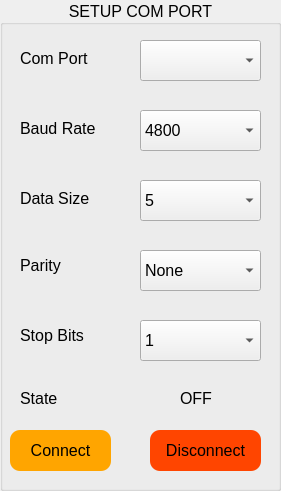
     <widget class="QGroupBox" name="groupBox_control_2">
      <property name="geometry">
       <rect>
        <x>0</x>
        <y>0</y>
        <width>281</width>
        <height>491</height>
       </rect>
      </property>
      <property name="font">
       <font>
        <pointsize>12</pointsize>
        <weight>50</weight>
        <bold>false</bold>
       </font>
      </property>
      <property name="title">
       <string>SETUP COM PORT</string>
      </property>
      <property name="alignment">
       <set>Qt::AlignCenter</set>
      </property>
      <widget class="QPushButton" name="pushButton_connect">
       <property name="geometry">
        <rect>
         <x>10</x>
         <y>430</y>
         <width>101</width>
         <height>41</height>
        </rect>
       </property>
       <property name="font">
        <font>
         <pointsize>12</pointsize>
         <weight>50</weight>
         <bold>false</bold>
        </font>
       </property>
       <property name="styleSheet">
        <string notr="true">QPushButton{
border-radius: 10px;
background-color: #ffa500;
}

QPushButton:pressed {
    padding-top: 5px;
    padding-left: 5px;
}
</string>
       </property>
       <property name="text">
        <string>Connect</string>
       </property>
       <property name="autoDefault">
        <bool>false</bool>
       </property>
       <property name="default">
        <bool>false</bool>
       </property>
       <property name="flat">
        <bool>false</bool>
       </property>
      </widget>
      <widget class="QPushButton" name="pushButton_disconnect">
       <property name="geometry">
        <rect>
         <x>150</x>
         <y>430</y>
         <width>111</width>
         <height>41</height>
        </rect>
       </property>
       <property name="font">
        <font>
         <pointsize>12</pointsize>
         <weight>50</weight>
         <bold>false</bold>
        </font>
       </property>
       <property name="styleSheet">
        <string notr="true">QPushButton{
border-radius: 10px;
background-color: #ff4500;
}

QPushButton:pressed {
    padding-top: 5px;
    padding-left: 5px;
}
</string>
       </property>
       <property name="text">
        <string>Disconnect</string>
       </property>
       <property name="flat">
        <bool>false</bool>
       </property>
      </widget>
      <widget class="QLabel" name="label_15">
       <property name="geometry">
        <rect>
         <x>20</x>
         <y>50</y>
         <width>101</width>
         <height>16</height>
        </rect>
       </property>
       <property name="font">
        <font>
         <pointsize>12</pointsize>
        </font>
       </property>
       <property name="text">
        <string>Com Port</string>
       </property>
      </widget>
      <widget class="QComboBox" name="comboBox_comPort">
       <property name="geometry">
        <rect>
         <x>140</x>
         <y>40</y>
         <width>121</width>
         <height>41</height>
        </rect>
       </property>
       <property name="font">
        <font>
         <pointsize>12</pointsize>
        </font>
       </property>
      </widget>
      <widget class="QLabel" name="label_16">
       <property name="geometry">
        <rect>
         <x>20</x>
         <y>120</y>
         <width>101</width>
         <height>16</height>
        </rect>
       </property>
       <property name="font">
        <font>
         <pointsize>12</pointsize>
        </font>
       </property>
       <property name="text">
        <string>Baud Rate</string>
       </property>
      </widget>
      <widget class="QComboBox" name="comboBox_baudRate">
       <property name="geometry">
        <rect>
         <x>140</x>
         <y>110</y>
         <width>121</width>
         <height>41</height>
        </rect>
       </property>
       <property name="font">
        <font>
         <pointsize>12</pointsize>
        </font>
       </property>
       <property name="styleSheet">
        <string notr="true"/>
       </property>
       <property name="editable">
        <bool>false</bool>
       </property>
       <item>
        <property name="text">
         <string>4800 </string>
        </property>
       </item>
       <item>
        <property name="text">
         <string>9600</string>
        </property>
       </item>
       <item>
        <property name="text">
         <string>14400 </string>
        </property>
       </item>
       <item>
        <property name="text">
         <string>19200</string>
        </property>
       </item>
       <item>
        <property name="text">
         <string>115200</string>
        </property>
       </item>
      </widget>
      <widget class="QLabel" name="label_17">
       <property name="geometry">
        <rect>
         <x>20</x>
         <y>390</y>
         <width>101</width>
         <height>16</height>
        </rect>
       </property>
       <property name="font">
        <font>
         <pointsize>12</pointsize>
        </font>
       </property>
       <property name="text">
        <string>State</string>
       </property>
      </widget>
      <widget class="QLabel" name="label_state">
       <property name="geometry">
        <rect>
         <x>180</x>
         <y>390</y>
         <width>51</width>
         <height>16</height>
        </rect>
       </property>
       <property name="font">
        <font>
         <pointsize>12</pointsize>
         <weight>50</weight>
         <bold>false</bold>
        </font>
       </property>
       <property name="text">
        <string>OFF</string>
       </property>
      </widget>
      <widget class="QComboBox" name="comboBox_dataBits">
       <property name="geometry">
        <rect>
         <x>140</x>
         <y>180</y>
         <width>121</width>
         <height>41</height>
        </rect>
       </property>
       <property name="font">
        <font>
         <pointsize>12</pointsize>
        </font>
       </property>
       <property name="editable">
        <bool>false</bool>
       </property>
       <item>
        <property name="text">
         <string>5</string>
        </property>
       </item>
       <item>
        <property name="text">
         <string>6</string>
        </property>
       </item>
       <item>
        <property name="text">
         <string>7</string>
        </property>
       </item>
       <item>
        <property name="text">
         <string>8</string>
        </property>
       </item>
      </widget>
      <widget class="QLabel" name="label_18">
       <property name="geometry">
        <rect>
         <x>20</x>
         <y>190</y>
         <width>101</width>
         <height>16</height>
        </rect>
       </property>
       <property name="font">
        <font>
         <pointsize>12</pointsize>
        </font>
       </property>
       <property name="text">
        <string>Data Size</string>
       </property>
      </widget>
      <widget class="QLabel" name="label_29">
       <property name="geometry">
        <rect>
         <x>20</x>
         <y>250</y>
         <width>101</width>
         <height>31</height>
        </rect>
       </property>
       <property name="font">
        <font>
         <pointsize>12</pointsize>
        </font>
       </property>
       <property name="text">
        <string>Parity</string>
       </property>
      </widget>
      <widget class="QComboBox" name="comboBox_parity">
       <property name="geometry">
        <rect>
         <x>140</x>
         <y>250</y>
         <width>121</width>
         <height>41</height>
        </rect>
       </property>
       <property name="font">
        <font>
         <pointsize>12</pointsize>
        </font>
       </property>
       <property name="editable">
        <bool>false</bool>
       </property>
       <item>
        <property name="text">
         <string>None</string>
        </property>
       </item>
       <item>
        <property name="text">
         <string>Even</string>
        </property>
       </item>
       <item>
        <property name="text">
         <string>Odd</string>
        </property>
       </item>
      </widget>
      <widget class="QLabel" name="label_30">
       <property name="geometry">
        <rect>
         <x>20</x>
         <y>320</y>
         <width>101</width>
         <height>31</height>
        </rect>
       </property>
       <property name="font">
        <font>
         <pointsize>12</pointsize>
        </font>
       </property>
       <property name="text">
        <string>Stop Bits</string>
       </property>
      </widget>
      <widget class="QComboBox" name="comboBox_stopBits">
       <property name="geometry">
        <rect>
         <x>140</x>
         <y>320</y>
         <width>121</width>
         <height>41</height>
        </rect>
       </property>
       <property name="font">
        <font>
         <pointsize>12</pointsize>
        </font>
       </property>
       <property name="editable">
        <bool>false</bool>
       </property>
       <item>
        <property name="text">
         <string>1</string>
        </property>
       </item>
       <item>
        <property name="text">
         <string>2</string>
        </property>
       </item>
      </widget>
     </widget>
